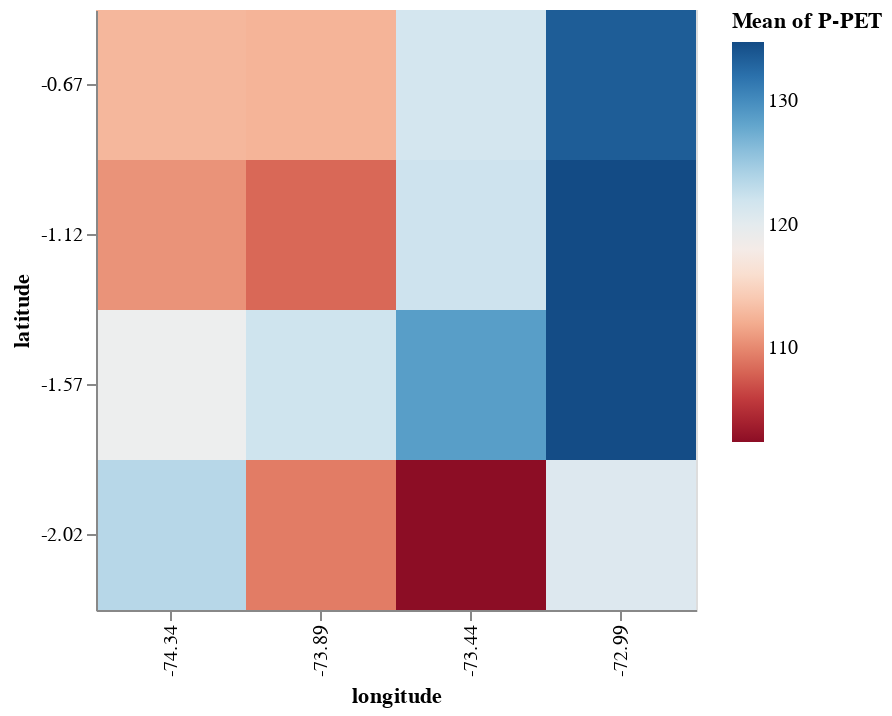
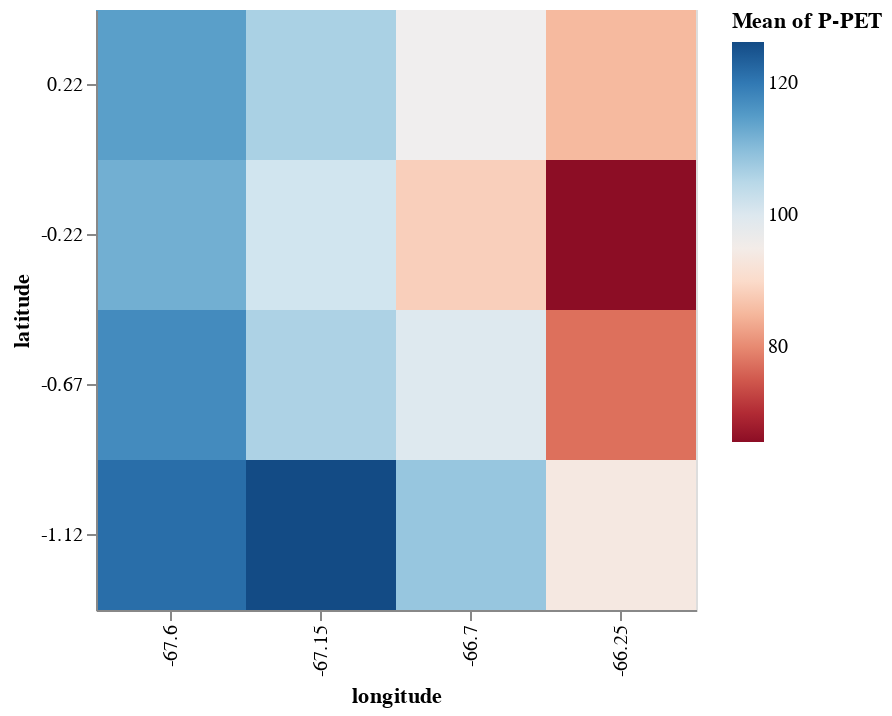
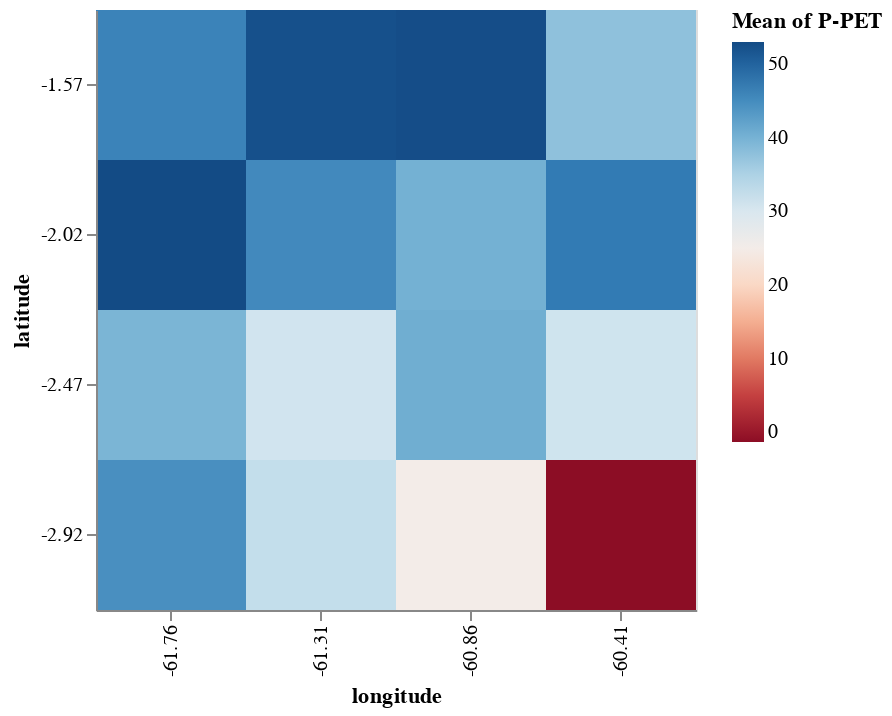
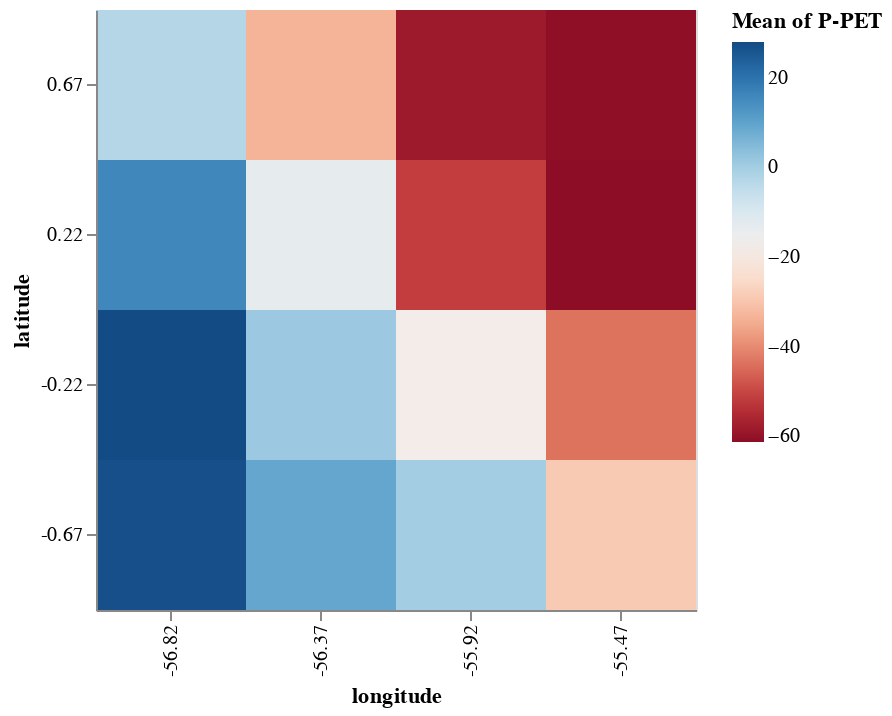

Notebook source saved alongside these figures, in order:
### Code cell
for polygon_id in range(1, 9):
    print(polygon_id)
    polygon_data = total_yearly_means[total_yearly_means.polygon_id==polygon_id]
    min = polygon_data['P-PET'].min()
    max = polygon_data['P-PET'].max()
    chart = alt.Chart(total_yearly_means[total_yearly_means.polygon_id==polygon_id]).mark_rect().encode(
        x='longitude:O',
        y= alt.Y('latitude:O', sort="descending"),
        color=alt.Color(
            'mean(P-PET):Q', scale=alt.Scale(scheme='redblue', domain=(min, max))),
        tooltip=[
            alt.Tooltip('longitude:O', title='Year'),
            alt.Tooltip('latitude:O', title='Month'),
            alt.Tooltip('mean(P-PET):Q', title='PDSI')
        ]).properties(width=300, height=300)
    chart.display()

### Figure 1 — Vega-Lite specification as saved in the notebook (floating-point values rounded to 4 significant figures)
{"config": {"view": {"continuousWidth": 400, "continuousHeight": 300}}, "data": {"name": "data-a5296a81638da413ba21553be620dd63"}, "mark": "rect", "encoding": {"color": {"aggregate": "mean", "field": "P-PET", "scale": {"domain": [102.4, 134.8], "scheme": "redblue"}, "type": "quantitative"}, "tooltip": [{"field": "longitude", "title": "Year", "type": "ordinal"}, {"field": "latitude", "title": "Month", "type": "ordinal"}, {"aggregate": "mean", "field": "P-PET", "title": "PDSI", "type": "quantitative"}], "x": {"field": "longitude", "type": "ordinal"}, "y": {"field": "latitude", "sort": "descending", "type": "ordinal"}}, "height": 300, "width": 300, "$schema": "https://vega.github.io/schema/vega-lite/v4.17.0.json", "datasets": {"data-a5296a81638da413ba21553be620dd63": [{"longitude": -74.34, "latitude": -2.02, "polygon_id": 1, "year": 2012.0, "time": 1324000000000.0, "month": 6.65, "precipitation": 271.6, "PET": 148.2, "P-PET": 123.5}, {"longitude": -74.34, "latitude": -1.57, "polygon_id": 1, "year": 2012.0, "time": 1325000000000.0, "month": 6.95, "precipitation": 270.2, "PET": 151.2, "P-PET": 119.1}, {"longitude": -74.34, "latitude": -0.67, "polygon_id": 1, "year": 2012.0, "time": 1325000000000.0, "month": 6.68, "precipitation": 262.5, "PET": 149.7, "P-PET": 112.8}, {"longitude": -74.34, "latitude": -1.12, "polygon_id": 1, "year": 2012.0, "time": 1325000000000.0, "month": 6.81, "precipitation": 263.4, "PET": 152.8, "P-PET": 110.6}, {"longitude": -73.89, "latitude": -1.57, "polygon_id": 1, "year": 2012.0, "time": 1325000000000.0, "month": 6.76, "precipitation": 275.6, "PET": 153.6, "P-PET": 122.0}, {"longitude": -73.89, "latitude": -0.67, "polygon_id": 1, "year": 2012.0, "time": 1325000000000.0, "month": 6.9, "precipitation": 264.0, "PET": 151.5, "P-PET": 112.5}, {"longitude": -73.89, "latitude": -2.02, "polygon_id": 1, "year": 2012.0, "time": 1325000000000.0, "month": 7.03, "precipitation": 262.4, "PET": 153.1, "P-PET": 109.3}, {"longitude": -73.89, "latitude": -1.12, "polygon_id": 1, "year": 2012.0, "time": 1326000000000.0, "month": 7.07, "precipitation": 263.5, "PET": 155.2, "P-PET": 108.3}, {"longitude": -73.44, "latitude": -0.67, "polygon_id": 1, "year": 2012.0, "time": 1325000000000.0, "month": 6.89, "precipitation": 274.5, "PET": 152.9, "P-PET": 121.6}, {"longitude": -73.44, "latitude": -1.12, "polygon_id": 1, "year": 2012.0, "time": 1325000000000.0, "month": 6.76, "precipitation": 276.1, "PET": 154.0, "P-PET": 122.1}, {"longitude": -73.44, "latitude": -2.02, "polygon_id": 1, "year": 2012.0, "time": 1325000000000.0, "month": 6.87, "precipitation": 259.0, "PET": 156.6, "P-PET": 102.4}, {"longitude": -73.44, "latitude": -1.57, "polygon_id": 1, "year": 2012.0, "time": 1325000000000.0, "month": 6.81, "precipitation": 283.1, "PET": 154.4, "P-PET": 128.6}, {"longitude": -72.99, "latitude": -1.12, "polygon_id": 1, "year": 2012.0, "time": 1325000000000.0, "month": 6.77, "precipitation": 287.6, "PET": 152.8, "P-PET": 134.8}, {"longitude": -72.99, "latitude": -0.67, "polygon_id": 1, "year": 2012.0, "time": 1325000000000.0, "month": 6.9, "precipitation": 285.8, "PET": 152.3, "P-PET": 133.5}, {"longitude": -72.99, "latitude": -2.02, "polygon_id": 1, "year": 2012.0, "time": 1324000000000.0, "month": 6.64, "precipitation": 268.1, "PET": 147.4, "P-PET": 120.8}, {"longitude": -72.99, "latitude": -1.57, "polygon_id": 1, "year": 2012.0, "time": 1325000000000.0, "month": 6.76, "precipitation": 288.8, "PET": 154.1, "P-PET": 134.7}]}}

### Figure 2 — Vega-Lite specification as saved in the notebook (floating-point values rounded to 4 significant figures)
{"config": {"view": {"continuousWidth": 400, "continuousHeight": 300}}, "data": {"name": "data-4714e324e19f3bbf00604967e6b2874c"}, "mark": "rect", "encoding": {"color": {"aggregate": "mean", "field": "P-PET", "scale": {"domain": [65.66, 126.3], "scheme": "redblue"}, "type": "quantitative"}, "tooltip": [{"field": "longitude", "title": "Year", "type": "ordinal"}, {"field": "latitude", "title": "Month", "type": "ordinal"}, {"aggregate": "mean", "field": "P-PET", "title": "PDSI", "type": "quantitative"}], "x": {"field": "longitude", "type": "ordinal"}, "y": {"field": "latitude", "sort": "descending", "type": "ordinal"}}, "height": 300, "width": 300, "$schema": "https://vega.github.io/schema/vega-lite/v4.17.0.json", "datasets": {"data-4714e324e19f3bbf00604967e6b2874c": [{"longitude": -67.6, "latitude": -0.67, "polygon_id": 2, "year": 2012.0, "time": 1324000000000.0, "month": 6.6, "precipitation": 263.1, "PET": 145.6, "P-PET": 117.5}, {"longitude": -67.6, "latitude": -0.22, "polygon_id": 2, "year": 2012.0, "time": 1325000000000.0, "month": 6.84, "precipitation": 256.9, "PET": 144.8, "P-PET": 112.1}, {"longitude": -67.6, "latitude": 0.22, "polygon_id": 2, "year": 2012.0, "time": 1325000000000.0, "month": 6.69, "precipitation": 257.2, "PET": 142.7, "P-PET": 114.5}, {"longitude": -67.6, "latitude": -1.12, "polygon_id": 2, "year": 2012.0, "time": 1325000000000.0, "month": 6.72, "precipitation": 271.1, "PET": 149.6, "P-PET": 121.5}, {"longitude": -67.15, "latitude": -0.22, "polygon_id": 2, "year": 2012.0, "time": 1324000000000.0, "month": 6.54, "precipitation": 251.7, "PET": 149.6, "P-PET": 102.1}, {"longitude": -67.15, "latitude": -0.67, "polygon_id": 2, "year": 2012.0, "time": 1324000000000.0, "month": 6.64, "precipitation": 253.5, "PET": 147.3, "P-PET": 106.2}, {"longitude": -67.15, "latitude": -1.12, "polygon_id": 2, "year": 2012.0, "time": 1324000000000.0, "month": 6.66, "precipitation": 272.3, "PET": 146.1, "P-PET": 126.3}, {"longitude": -67.15, "latitude": 0.22, "polygon_id": 2, "year": 2012.0, "time": 1324000000000.0, "month": 6.57, "precipitation": 252.9, "PET": 146.4, "P-PET": 106.6}, {"longitude": -66.7, "latitude": -0.22, "polygon_id": 2, "year": 2012.0, "time": 1324000000000.0, "month": 6.48, "precipitation": 236.2, "PET": 147.9, "P-PET": 88.34}, {"longitude": -66.7, "latitude": -0.67, "polygon_id": 2, "year": 2012.0, "time": 1325000000000.0, "month": 6.8, "precipitation": 245.2, "PET": 145.4, "P-PET": 99.8}, {"longitude": -66.7, "latitude": 0.22, "polygon_id": 2, "year": 2012.0, "time": 1324000000000.0, "month": 6.44, "precipitation": 247.6, "PET": 151.3, "P-PET": 96.27}, {"longitude": -66.7, "latitude": -1.12, "polygon_id": 2, "year": 2012.0, "time": 1325000000000.0, "month": 6.78, "precipitation": 257.7, "PET": 149.0, "P-PET": 108.7}, {"longitude": -66.25, "latitude": -0.67, "polygon_id": 2, "year": 2012.0, "time": 1325000000000.0, "month": 6.73, "precipitation": 228.1, "PET": 150.7, "P-PET": 77.41}, {"longitude": -66.25, "latitude": -1.12, "polygon_id": 2, "year": 2012.0, "time": 1324000000000.0, "month": 6.57, "precipitation": 245.9, "PET": 152.1, "P-PET": 93.87}, {"longitude": -66.25, "latitude": -0.22, "polygon_id": 2, "year": 2012.0, "time": 1325000000000.0, "month": 6.85, "precipitation": 220.6, "PET": 154.9, "P-PET": 65.66}, {"longitude": -66.25, "latitude": 0.22, "polygon_id": 2, "year": 2012.0, "time": 1324000000000.0, "month": 6.65, "precipitation": 237.9, "PET": 152.6, "P-PET": 85.39}]}}

### Figure 3 — Vega-Lite specification as saved in the notebook (floating-point values rounded to 4 significant figures)
{"config": {"view": {"continuousWidth": 400, "continuousHeight": 300}}, "data": {"name": "data-466b25438382c136a71ce7fee5029b12"}, "mark": "rect", "encoding": {"color": {"aggregate": "mean", "field": "P-PET", "scale": {"domain": [-1.29, 52.95], "scheme": "redblue"}, "type": "quantitative"}, "tooltip": [{"field": "longitude", "title": "Year", "type": "ordinal"}, {"field": "latitude", "title": "Month", "type": "ordinal"}, {"aggregate": "mean", "field": "P-PET", "title": "PDSI", "type": "quantitative"}], "x": {"field": "longitude", "type": "ordinal"}, "y": {"field": "latitude", "sort": "descending", "type": "ordinal"}}, "height": 300, "width": 300, "$schema": "https://vega.github.io/schema/vega-lite/v4.17.0.json", "datasets": {"data-466b25438382c136a71ce7fee5029b12": [{"longitude": -61.76, "latitude": -1.57, "polygon_id": 3, "year": 2012.0, "time": 1324000000000.0, "month": 6.61, "precipitation": 196.2, "PET": 150.1, "P-PET": 46.14}, {"longitude": -61.76, "latitude": -2.02, "polygon_id": 3, "year": 2012.0, "time": 1325000000000.0, "month": 6.84, "precipitation": 203.7, "PET": 150.7, "P-PET": 52.95}, {"longitude": -61.76, "latitude": -2.47, "polygon_id": 3, "year": 2012.0, "time": 1325000000000.0, "month": 6.72, "precipitation": 192.5, "PET": 152.9, "P-PET": 39.54}, {"longitude": -61.76, "latitude": -2.92, "polygon_id": 3, "year": 2012.0, "time": 1325000000000.0, "month": 6.75, "precipitation": 193.1, "PET": 148.6, "P-PET": 44.51}, {"longitude": -61.31, "latitude": -1.57, "polygon_id": 3, "year": 2012.0, "time": 1325000000000.0, "month": 6.81, "precipitation": 207.8, "PET": 155.5, "P-PET": 52.3}, {"longitude": -61.31, "latitude": -2.47, "polygon_id": 3, "year": 2012.0, "time": 1324000000000.0, "month": 6.62, "precipitation": 185.2, "PET": 153.8, "P-PET": 31.39}, {"longitude": -61.31, "latitude": -2.02, "polygon_id": 3, "year": 2012.0, "time": 1325000000000.0, "month": 6.82, "precipitation": 196.6, "PET": 151.3, "P-PET": 45.29}, {"longitude": -61.31, "latitude": -2.92, "polygon_id": 3, "year": 2012.0, "time": 1325000000000.0, "month": 6.75, "precipitation": 179.8, "PET": 147.1, "P-PET": 32.76}, {"longitude": -60.86, "latitude": -2.02, "polygon_id": 3, "year": 2012.0, "time": 1325000000000.0, "month": 6.85, "precipitation": 194.0, "PET": 153.9, "P-PET": 40.12}, {"longitude": -60.86, "latitude": -2.47, "polygon_id": 3, "year": 2012.0, "time": 1324000000000.0, "month": 6.67, "precipitation": 188.0, "PET": 147.5, "P-PET": 40.52}, {"longitude": -60.86, "latitude": -2.92, "polygon_id": 3, "year": 2012.0, "time": 1325000000000.0, "month": 6.73, "precipitation": 174.8, "PET": 149.8, "P-PET": 25.01}, {"longitude": -60.86, "latitude": -1.57, "polygon_id": 3, "year": 2012.0, "time": 1325000000000.0, "month": 6.75, "precipitation": 211.1, "PET": 158.4, "P-PET": 52.65}, {"longitude": -60.41, "latitude": -1.57, "polygon_id": 3, "year": 2012.0, "time": 1325000000000.0, "month": 6.75, "precipitation": 196.8, "PET": 158.9, "P-PET": 37.89}, {"longitude": -60.41, "latitude": -2.02, "polygon_id": 3, "year": 2012.0, "time": 1325000000000.0, "month": 6.88, "precipitation": 201.5, "PET": 154.3, "P-PET": 47.19}, {"longitude": -60.41, "latitude": -2.47, "polygon_id": 3, "year": 2012.0, "time": 1325000000000.0, "month": 6.96, "precipitation": 182.5, "PET": 151.0, "P-PET": 31.52}, {"longitude": -60.41, "latitude": -2.92, "polygon_id": 3, "year": 2022.0, "time": 1657000000000.0, "month": 7.0, "precipitation": 143.5, "PET": 144.8, "P-PET": -1.29}]}}

### Figure 4 — Vega-Lite specification as saved in the notebook (floating-point values rounded to 4 significant figures)
{"config": {"view": {"continuousWidth": 400, "continuousHeight": 300}}, "data": {"name": "data-5b4895d74bca76bf5834f8516e22c251"}, "mark": "rect", "encoding": {"color": {"aggregate": "mean", "field": "P-PET", "scale": {"domain": [-61.27, 27.97], "scheme": "redblue"}, "type": "quantitative"}, "tooltip": [{"field": "longitude", "title": "Year", "type": "ordinal"}, {"field": "latitude", "title": "Month", "type": "ordinal"}, {"aggregate": "mean", "field": "P-PET", "title": "PDSI", "type": "quantitative"}], "x": {"field": "longitude", "type": "ordinal"}, "y": {"field": "latitude", "sort": "descending", "type": "ordinal"}}, "height": 300, "width": 300, "$schema": "https://vega.github.io/schema/vega-lite/v4.17.0.json", "datasets": {"data-5b4895d74bca76bf5834f8516e22c251": [{"longitude": -56.82, "latitude": 0.22, "polygon_id": 4, "year": 2012.0, "time": 1326000000000.0, "month": 7.08, "precipitation": 199.0, "PET": 183.3, "P-PET": 15.77}, {"longitude": -56.82, "latitude": 0.67, "polygon_id": 4, "year": 2012.0, "time": 1326000000000.0, "month": 7.2, "precipitation": 181.5, "PET": 184.2, "P-PET": -2.71}, {"longitude": -56.82, "latitude": -0.22, "polygon_id": 4, "year": 2012.0, "time": 1326000000000.0, "month": 7.07, "precipitation": 207.2, "PET": 179.2, "P-PET": 27.97}, {"longitude": -56.82, "latitude": -0.67, "polygon_id": 4, "year": 2012.0, "time": 1325000000000.0, "month": 7.04, "precipitation": 201.9, "PET": 174.8, "P-PET": 27.1}, {"longitude": -56.37, "latitude": 0.67, "polygon_id": 4, "year": 2012.0, "time": 1326000000000.0, "month": 7.23, "precipitation": 154.9, "PET": 188.5, "P-PET": -33.6}, {"longitude": -56.37, "latitude": -0.67, "polygon_id": 4, "year": 2012.0, "time": 1326000000000.0, "month": 7.06, "precipitation": 194.9, "PET": 185.8, "P-PET": 9.17}, {"longitude": -56.37, "latitude": -0.22, "polygon_id": 4, "year": 2012.0, "time": 1325000000000.0, "month": 6.96, "precipitation": 187.4, "PET": 186.1, "P-PET": 1.32}, {"longitude": -56.37, "latitude": 0.22, "polygon_id": 4, "year": 2012.0, "time": 1326000000000.0, "month": 7.18, "precipitation": 172.2, "PET": 185.4, "P-PET": -13.29}, {"longitude": -55.92, "latitude": -0.22, "polygon_id": 4, "year": 2012.0, "time": 1326000000000.0, "month": 7.08, "precipitation": 164.7, "PET": 182.7, "P-PET": -17.95}, {"longitude": -55.92, "latitude": 0.22, "polygon_id": 4, "year": 2012.0, "time": 1327000000000.0, "month": 7.52, "precipitation": 138.6, "PET": 189.9, "P-PET": -51.32}, {"longitude": -55.92, "latitude": 0.67, "polygon_id": 4, "year": 2012.0, "time": 1327000000000.0, "month": 7.78, "precipitation": 138.0, "PET": 196.5, "P-PET": -58.51}, {"longitude": -55.92, "latitude": -0.67, "polygon_id": 4, "year": 2012.0, "time": 1325000000000.0, "month": 7.02, "precipitation": 184.1, "PET": 183.8, "P-PET": 0.33}, {"longitude": -55.47, "latitude": -0.67, "polygon_id": 4, "year": 2012.0, "time": 1326000000000.0, "month": 7.31, "precipitation": 157.4, "PET": 186.4, "P-PET": -29.08}, {"longitude": -55.47, "latitude": -0.22, "polygon_id": 4, "year": 2012.0, "time": 1326000000000.0, "month": 7.18, "precipitation": 143.5, "PET": 187.1, "P-PET": -43.58}, {"longitude": -55.47, "latitude": 0.22, "polygon_id": 4, "year": 2012.0, "time": 1327000000000.0, "month": 7.55, "precipitation": 130.1, "PET": 191.4, "P-PET": -61.27}, {"longitude": -55.47, "latitude": 0.67, "polygon_id": 4, "year": 2012.0, "time": 1327000000000.0, "month": 7.6, "precipitation": 132.9, "PET": 193.7, "P-PET": -60.82}]}}
